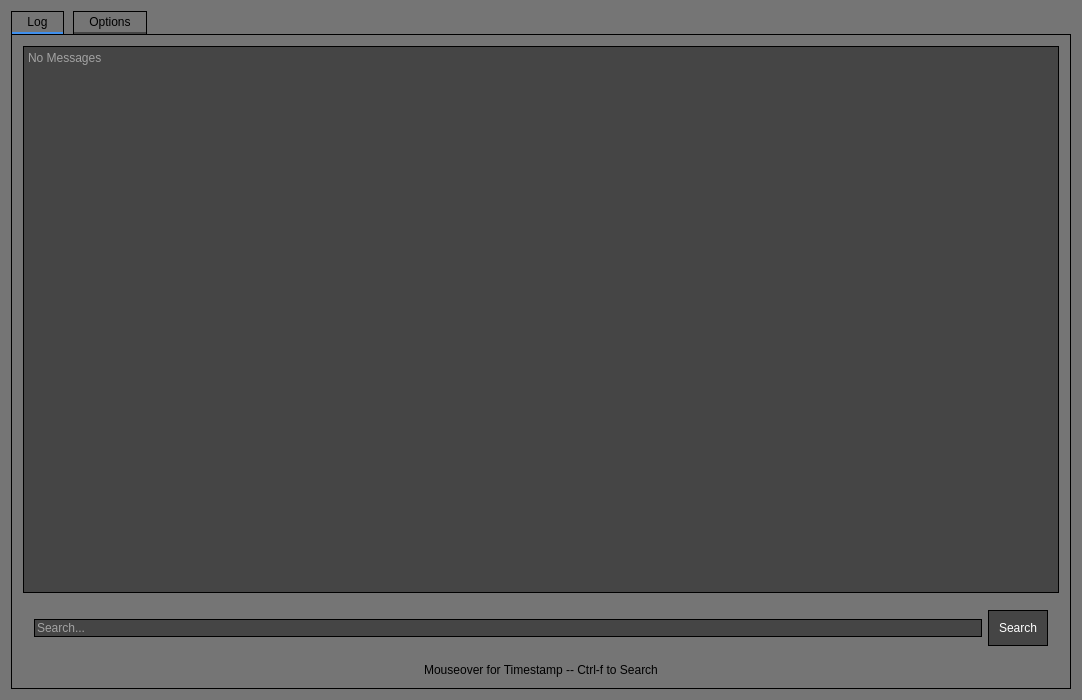
<?xml version="1.0" encoding="UTF-8"?>
<ui version="4.0">
 <class>Viewer</class>
 <widget class="QWidget" name="Viewer">
  <property name="windowModality">
   <enum>Qt::WindowModal</enum>
  </property>
  <property name="enabled">
   <bool>true</bool>
  </property>
  <property name="geometry">
   <rect>
    <x>0</x>
    <y>0</y>
    <width>1082</width>
    <height>700</height>
   </rect>
  </property>
  <property name="windowTitle">
   <string>Viewer</string>
  </property>
  <property name="styleSheet">
   <string notr="true">/*  ~COLOR SCHEME~
Light Background = #757575
Dark Background = #454545
Borders and Dark Text = #000000
Light Text = #FFFFFF
Highlight Color = #4090EE
Debug Color = #22EE0E
Info Color = #FFFFFF
Warning Color = #4090EE
Error Color = #F00000
*/

QWidget {
	background-color: #757575;
	color: #000000;
	font: 11pt &quot;Monospace&quot;;
}

QTextBrowser {
	color: #FFFFFF;
	background-color: #454545;
	border: 1px solid #000000;
}

QLineEdit {
	color: #FFFFFF;
	background-color: #454545;
	border: 1px solid #000000;
}

QTabWidget::pane { /* The tab widget frame */
    border: 1px solid #000000;
}
QTabBar::tab {
	padding: 3px 15px;
	margin: 0px 9px 0px 0px;
    border: 1px solid #000000;
    border-bottom: 2px solid #454545
}
QTabBar::tab:selected {
    border-bottom-color: #4090EE;

}

QPushButton {
	color: #FFFFFF;
	background-color: #454545;
	border: 1px solid #000000;
	margin: 0px;
	padding: 10px;
}
QPushButton:open {
	color: #000000;
	background-color: #4090EE;
}
QPushButton#DButton:open {
	background-color: #22EE0E;
}
QPushButton#IButton:open {
	background-color: #FFFFFF;
}
QPushButton#WButton:open {
	background-color: #4090EE;
}
QPushButton#EButton:open {
	background-color: #F00000;
}
QPushButton#CloseButton {
	padding:0 2 0 2px;
}

QSlider::groove {
    border: 1px solid #151515;
    height: 2px;
    background: #757575;
    margin: 2px 0;
}
QSlider::handle {
    background: #454545;
    border: 1px solid #151515;
    width: 9px;
    margin: -6px 0;
    border-radius: 3px;
}
QSlider::add-page {
    border: 1px solid #151515;
    height: 2px;
    background: #4090EE;
    margin: 2px 0;
}
QSlider::sub-page {
    border: 1px solid #151515;
    height: 2px;
    background: #757575;
    margin: 2px 0;
}
QSlider#LateSlider::add-page {
    border: 1px solid #151515;
    height: 2px;
    background: #757575;
    margin: 2px 0;
}
QSlider#LateSlider::sub-page {
    border: 1px solid #151515;
    height: 2px;
    background: #4090EE;
    margin: 2px 0;
}
</string>
  </property>
  <layout class="QVBoxLayout" name="verticalLayout_2">
   <item>
    <widget class="QTabWidget" name="tabWidget">
     <property name="currentIndex">
      <number>0</number>
     </property>
     <widget class="QWidget" name="Log">
      <attribute name="title">
       <string>Log</string>
      </attribute>
      <layout class="QVBoxLayout" name="verticalLayout">
       <item>
        <widget class="QTextBrowser" name="View">
         <property name="html">
          <string>&lt;!DOCTYPE HTML PUBLIC &quot;-//W3C//DTD HTML 4.0//EN&quot; &quot;http://www.w3.org/TR/REC-html40/strict.dtd&quot;&gt;
&lt;html&gt;&lt;head&gt;&lt;meta name=&quot;qrichtext&quot; content=&quot;1&quot; /&gt;&lt;style type=&quot;text/css&quot;&gt;
p, li { white-space: pre-wrap; }
&lt;/style&gt;&lt;/head&gt;&lt;body style=&quot; font-family:'Monospace'; font-size:11pt; font-weight:400; font-style:normal;&quot;&gt;
&lt;p style=&quot;-qt-paragraph-type:empty; margin-top:0px; margin-bottom:0px; margin-left:0px; margin-right:0px; -qt-block-indent:0; text-indent:0px;&quot;&gt;&lt;br /&gt;&lt;/p&gt;&lt;/body&gt;&lt;/html&gt;</string>
         </property>
         <property name="placeholderText">
          <string>No Messages</string>
         </property>
        </widget>
       </item>
       <item>
        <widget class="QWidget" name="SearchGroup" native="true">
         <property name="enabled">
          <bool>true</bool>
         </property>
         <layout class="QHBoxLayout" name="horizontalLayout_2">
          <item>
           <widget class="QLineEdit" name="SearchLine">
            <property name="placeholderText">
             <string>Search...</string>
            </property>
           </widget>
          </item>
          <item>
           <widget class="QPushButton" name="SearchButton">
            <property name="text">
             <string>Search</string>
            </property>
           </widget>
          </item>
         </layout>
        </widget>
       </item>
       <item>
        <widget class="QLabel" name="label">
         <property name="text">
          <string>Mouseover for Timestamp -- Ctrl-f to Search</string>
         </property>
         <property name="alignment">
          <set>Qt::AlignCenter</set>
         </property>
        </widget>
       </item>
      </layout>
     </widget>
     <widget class="QWidget" name="Options">
      <attribute name="title">
       <string>Options</string>
      </attribute>
      <layout class="QVBoxLayout" name="verticalLayout_3">
       <item>
        <layout class="QHBoxLayout" name="horizontalLayout_5">
         <item>
          <widget class="QPushButton" name="RefreshButton">
           <property name="text">
            <string>Refresh Log</string>
           </property>
          </widget>
         </item>
         <item>
          <widget class="QLineEdit" name="Path">
           <property name="text">
            <string/>
           </property>
           <property name="placeholderText">
            <string>/var/log/trusthub.log</string>
           </property>
          </widget>
         </item>
        </layout>
       </item>
       <item>
        <layout class="QGridLayout" name="CutoffLayout">
         <item row="0" column="1">
          <widget class="QLabel" name="LateLabel">
           <property name="text">
            <string>Late Cutoff</string>
           </property>
           <property name="alignment">
            <set>Qt::AlignBottom|Qt::AlignRight|Qt::AlignTrailing</set>
           </property>
          </widget>
         </item>
         <item row="1" column="0">
          <widget class="QSlider" name="EarlySlider">
           <property name="value">
            <number>0</number>
           </property>
           <property name="orientation">
            <enum>Qt::Horizontal</enum>
           </property>
           <property name="invertedAppearance">
            <bool>false</bool>
           </property>
           <property name="invertedControls">
            <bool>false</bool>
           </property>
          </widget>
         </item>
         <item row="0" column="0">
          <widget class="QLabel" name="EarlyLabel">
           <property name="text">
            <string>Early Cutoff</string>
           </property>
           <property name="alignment">
            <set>Qt::AlignBottom|Qt::AlignLeading|Qt::AlignLeft</set>
           </property>
          </widget>
         </item>
         <item row="1" column="1">
          <widget class="QSlider" name="LateSlider">
           <property name="value">
            <number>99</number>
           </property>
           <property name="sliderPosition">
            <number>99</number>
           </property>
           <property name="tracking">
            <bool>true</bool>
           </property>
           <property name="orientation">
            <enum>Qt::Horizontal</enum>
           </property>
           <property name="invertedAppearance">
            <bool>false</bool>
           </property>
          </widget>
         </item>
        </layout>
       </item>
       <item>
        <layout class="QHBoxLayout" name="LevelLayout">
         <item>
          <widget class="QPushButton" name="DButton">
           <property name="text">
            <string>Debug Level</string>
           </property>
           <property name="checkable">
            <bool>true</bool>
           </property>
           <property name="checked">
            <bool>true</bool>
           </property>
           <property name="default">
            <bool>false</bool>
           </property>
           <property name="flat">
            <bool>false</bool>
           </property>
          </widget>
         </item>
         <item>
          <widget class="QPushButton" name="IButton">
           <property name="text">
            <string>Info Level</string>
           </property>
           <property name="checkable">
            <bool>true</bool>
           </property>
           <property name="checked">
            <bool>true</bool>
           </property>
          </widget>
         </item>
         <item>
          <widget class="QPushButton" name="WButton">
           <property name="text">
            <string>Warning Level</string>
           </property>
           <property name="checkable">
            <bool>true</bool>
           </property>
           <property name="checked">
            <bool>true</bool>
           </property>
          </widget>
         </item>
         <item>
          <widget class="QPushButton" name="EButton">
           <property name="text">
            <string>Error Level</string>
           </property>
           <property name="checkable">
            <bool>true</bool>
           </property>
           <property name="checked">
            <bool>true</bool>
           </property>
          </widget>
         </item>
        </layout>
       </item>
       <item>
        <layout class="QHBoxLayout" name="horizontalLayout_7">
         <item>
          <widget class="QPushButton" name="PButton">
           <property name="text">
            <string>View Policy Engine Logs</string>
           </property>
           <property name="checkable">
            <bool>true</bool>
           </property>
           <property name="checked">
            <bool>true</bool>
           </property>
          </widget>
         </item>
         <item>
          <widget class="QPushButton" name="KButton">
           <property name="text">
            <string>View Kernel Module Logs</string>
           </property>
           <property name="checkable">
            <bool>true</bool>
           </property>
           <property name="checked">
            <bool>true</bool>
           </property>
          </widget>
         </item>
        </layout>
       </item>
       <item>
        <spacer name="verticalSpacer">
         <property name="orientation">
          <enum>Qt::Vertical</enum>
         </property>
         <property name="sizeHint" stdset="0">
          <size>
           <width>20</width>
           <height>40</height>
          </size>
         </property>
        </spacer>
       </item>
       <item>
        <layout class="QHBoxLayout" name="horizontalLayout">
         <item>
          <spacer name="horizontalSpacer">
           <property name="orientation">
            <enum>Qt::Horizontal</enum>
           </property>
           <property name="sizeHint" stdset="0">
            <size>
             <width>40</width>
             <height>20</height>
            </size>
           </property>
          </spacer>
         </item>
         <item>
          <widget class="QPushButton" name="CloseButton">
           <property name="text">
            <string>Quit</string>
           </property>
          </widget>
         </item>
        </layout>
       </item>
      </layout>
     </widget>
    </widget>
   </item>
  </layout>
 </widget>
 <layoutdefault spacing="6" margin="11"/>
 <resources/>
 <connections/>
</ui>
